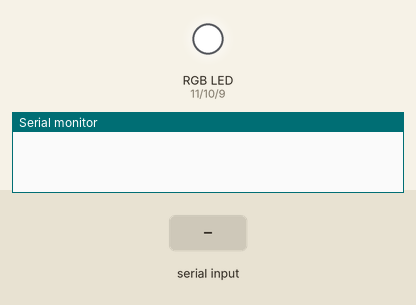
Simulated run of this sketch. Board: Arduino Uno, built with avr-gcc and run on an emulated ATmega328P. Shown: an RGB LED mixed from three pins (HIGH = lit), the last lines printed to the serial monitor. Dashed ring = blinking. The inputs (shaded band) are chosen by the test bench.

Above: at 1.2 s.
1.3 s: "RED" received over Serial
At 1.7 s:
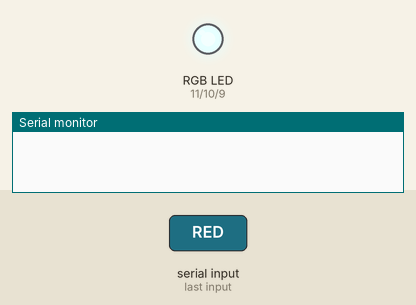
4.3 s: "GREEN" received over Serial
At 5.1 s:
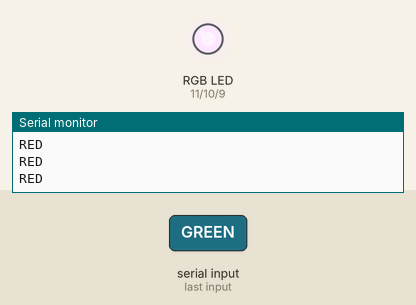
7.3 s: "BLUE" received over Serial
At 8.1 s:
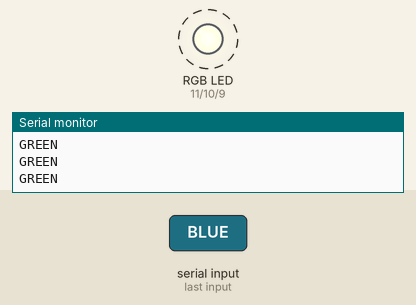
10.3 s: "1:90:45\n" received over Serial
At 10.8 s:
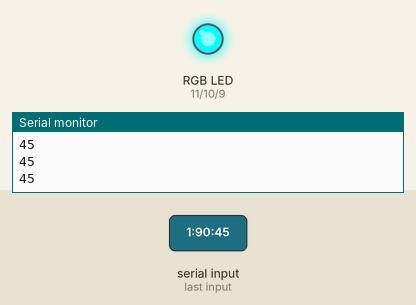
Timing chart, 0 to 12.9 s (numbered marks = the images above; inputs shaded):
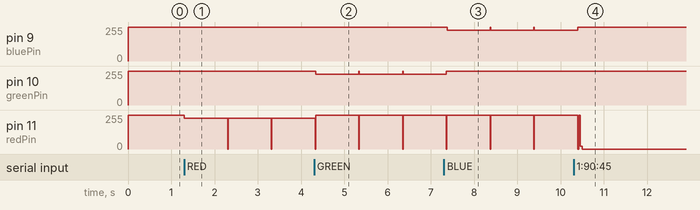

The sketch:

LED_Write_Read.ino
```cpp
char command;
String string;
boolean ledon = false;

int redPin = 11;
int greenPin = 10;
int bluePin = 9;

void setup() {
  Serial.begin(9600);

  pinMode(redPin, OUTPUT);
  pinMode(greenPin, OUTPUT);
  pinMode(bluePin, OUTPUT);
  setColor(0, 0, 0);
}

void loop() {
  if (Serial.available() > 0) {
    string = "";
    setColor(0, 0, 0);
  }

  while(Serial.available() > 0) {
    command = ((byte)Serial.read());

    if(command == ':') {
      break;
    } else {
      string += command;
    }

    delay(1);
  }

  if(string == "BLINK") {
    setColor(25, 0, 0); // red
    delay(1000);

    setColor(0, 25, 0); // green
    delay(1000);

    setColor(0, 0, 25); // blue
    delay(1000);

    ledon = true;
  }

  if(string == "RED") {
    setColor(25, 0, 0); // red
    delay(1000);
    ledon = true;
  }

  if(string == "GREEN") {
    setColor(0, 25, 0); // green
    delay(1000);
    ledon = true;
  }

  if(string == "BLUE") {
    setColor(0, 0, 25); // blue
    delay(1000);
    ledon = true;
  }

  if(string =="TF") {
      setColor(0, 0, 0);
      ledon = false;
      Serial.println(string);
  }

  if ((string.toInt()>=0)&&(string.toInt()<=255)) {
    if (ledon==true) {
      setColor(255, 0, 0);
      Serial.println(string);
      delay(10);
    }
  }
}

void setColor(int red, int green, int blue) {
  analogWrite(redPin, 255-red);
  analogWrite(greenPin, 255-green);
  analogWrite(bluePin, 255-blue);
}
```

Measured:
- after the input at 1.3 s, pin 11 (redPin): 255/255 → 230/255 at once
- after the input at 4.3 s, pin 10 (greenPin): 255/255 → 230/255 at once
- after the input at 7.3 s, pin 9 (bluePin): 255/255 → 230/255 after 0.07 s; pin 10 (greenPin): goes on until 7.4 s, then stays 255/255
- after the input at 10.3 s, pin 9 (bluePin): goes on until 10.4 s, then stays 255/255
